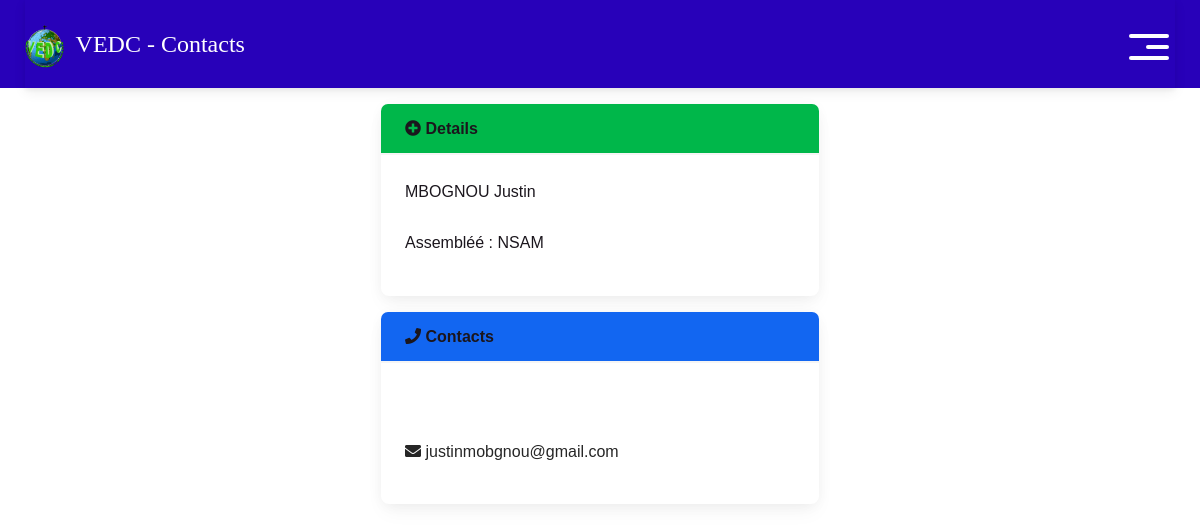
The app's page /compte/user_details/2, older data.
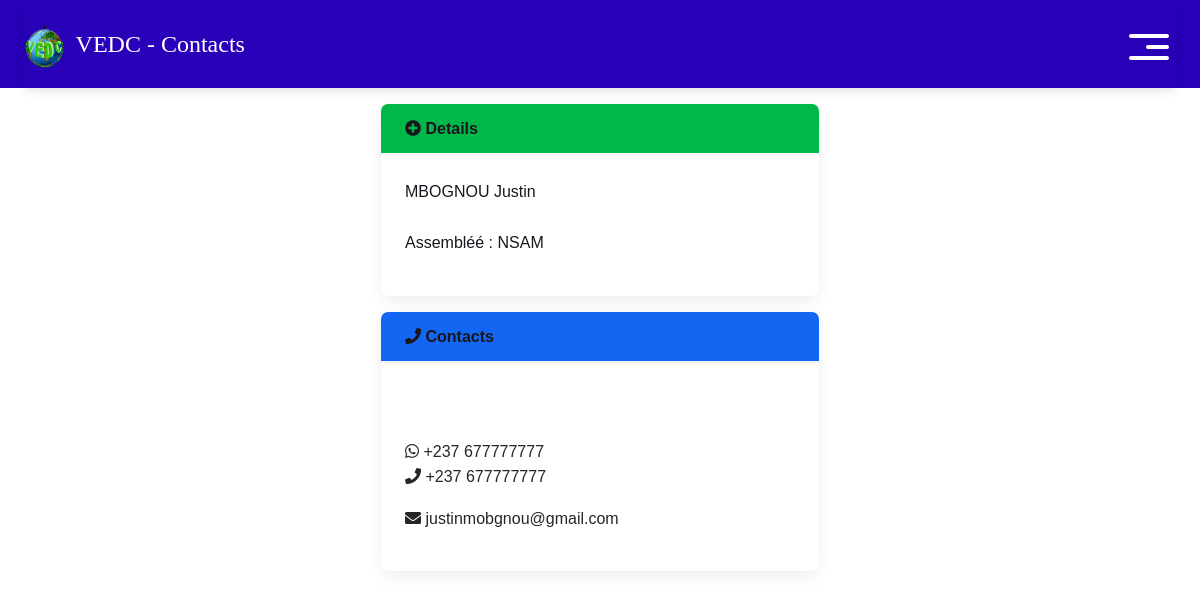
The same page, newer data.
### users/models.py (models this page shows)
class Numero(models.Model):
    numero = models.PositiveIntegerField()
    code_du_pays = models.PositiveIntegerField()
    disponible_sur_whatsapp = models.BooleanField()
    disponible_sur_appel = models.BooleanField()
    utilisateur = models.ForeignKey(User, on_delete=models.CASCADE)
    def __str__(self):
        return '+' + str(self.code_du_pays) + ' ' + str(self.numero)

### users/views.py (the view)
# urls.py: path("user_details/<user_id>", views.user_details, name="user_details"),
def user_details(request, user_id):
    context = {}
    user_account = User.objects.get(pk = user_id)
    account = Personne.objects.get(user = user_account)
    allnum = Numero.objects.filter(utilisateur_id = user_id)
    context['account'] = account
    context['user_account'] = user_account
    context['allnum'] = allnum
    return render(request, 'personne_details.html', context)

### main/models.py (called while the page is built)
    def __str__(self):
        return self.Nom_assemblee

### users/models.py (called while the page is built)
    def __str__(self):
        return str(self.user.last_name) + ' ' + str(self.user.first_name)

### users/templates/personne_details.html (shortened to what this page needs)
{% extends 'base.html' %}
{% block content %}
<div class="row justify-content-center">
    <div class="col-md-5 col-sm-6">
        <div class="container">
            <div class="card mybg  my-3">
                <div class="card-header bg-success">
                    <strong> <i class="fa fa-plus-circle" aria-hidden="true"></i> Details </strong>
                </div>
                <div class="card-body">
                    <div class="row">
                        <div class="col-10">
                            {{account}}
                        </div>
                    </div>
                     <br>
                     <p> Assembléé : {{account.assemblee}} </p>
                </div>
            </div>
            <div class="card my-2">
                <div class="card-header bg-primary">
                    <strong> <i class="fas fa-phone    "></i> Contacts </strong>
                </div>
                <div class="card-body">
                    <br><br>
                    {% for num in allnum %}
                    <div class="row">
                        <div class="col-9">
                            <p>
                                {% if num.disponible_sur_whatsapp %}
                                    <a href="https://wa.me/{{num.code_du_pays}}{{num.numero}}" target="_blank" rel="noopener noreferrer" class="text-dark"> <i class="fab fa-whatsapp" aria-hidden="true"></i> {{num}}</a>
                                {% endif %}
                                <br>
                                {% if num.disponible_sur_appel %}
                                     <a href="tel:{{num}} " class="text-dark" > <i class="fa fa-phone" aria-hidden="true" ></i>{{num}} </a>
                                {% else %}
                                     <a href="tel:{{num}} " class="text-dark"> <i class="fa fa-phone" aria-hidden="true" ></i> {{num}} </a>
                                {% endif %}
                            </p>
                        </div>
                    </div>
                    {% endfor %}
                    <div class="row">
                        <div class="col-9">
                            <p>  <a href="mailto:{{account.user.email}}" target="_blank" rel="noopener noreferrer" class="text-dark"><i class="fa fa-envelope" aria-hidden="true"></i>  {{account.user.email}} </a> </p>
                        </div>
                    </div>
                </div>
            </div>
        </div>
    </div>
</div>
{% endblock content %}

Row changes from the older to the newer data that the page shows:
added Numero: code_du_pays+numero "+237 677777777"
